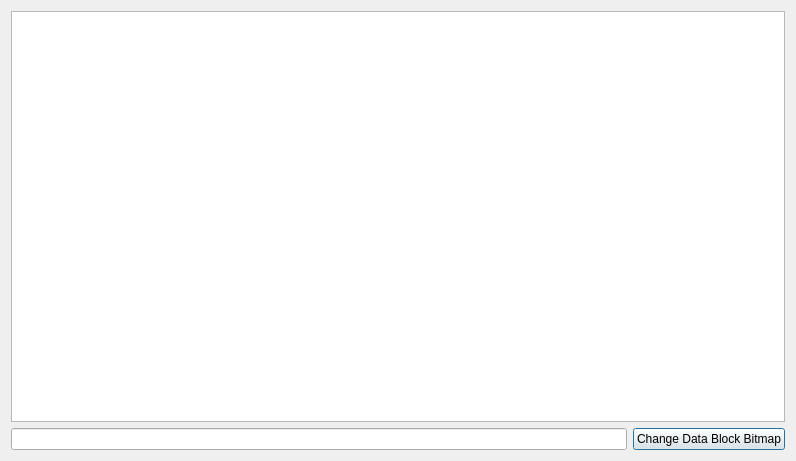
<?xml version="1.0" encoding="UTF-8"?>
<ui version="4.0">
 <class>DataBlockBitmap</class>
 <widget class="QDialog" name="DataBlockBitmap">
  <property name="geometry">
   <rect>
    <x>0</x>
    <y>0</y>
    <width>796</width>
    <height>461</height>
   </rect>
  </property>
  <property name="windowTitle">
   <string>Dialog</string>
  </property>
  <layout class="QGridLayout" name="gridLayout">
   <item row="1" column="0">
    <widget class="QLineEdit" name="InputChangeDataBlock"/>
   </item>
   <item row="1" column="1">
    <widget class="QPushButton" name="SendChangesDataBlock">
     <property name="text">
      <string>Change Data Block Bitmap</string>
     </property>
    </widget>
   </item>
   <item row="0" column="0" colspan="2">
    <widget class="QTextBrowser" name="DataBlockPrint"/>
   </item>
  </layout>
 </widget>
 <resources/>
 <connections/>
</ui>
